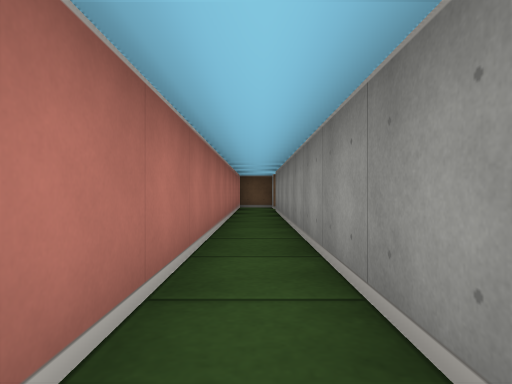
View 1 (above)

16 first-person views from a walk through a cub3D maze. The camera is about half as high as the walls, looks level and sees 75° across. The floor is counted in squares. Each view is taken from the middle of a square. On the plan, view 1 faces up. The plan holds only what a view shows up to about 9 squares ahead; the rest is blank.

View 2
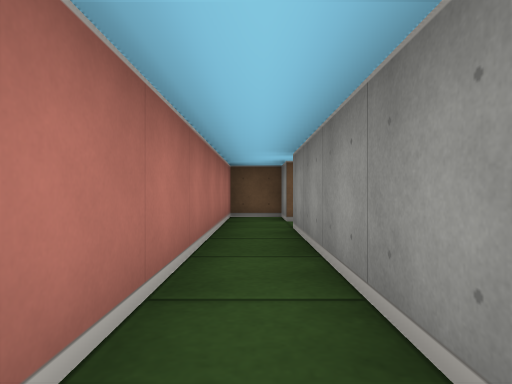

View 3
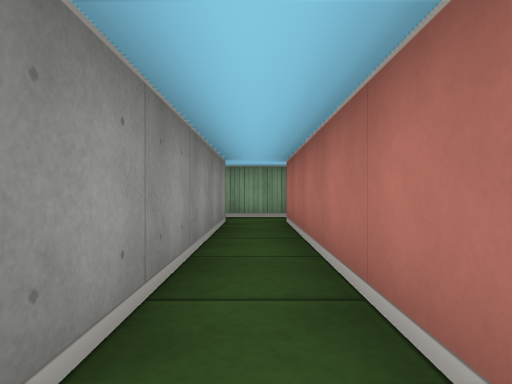

View 4
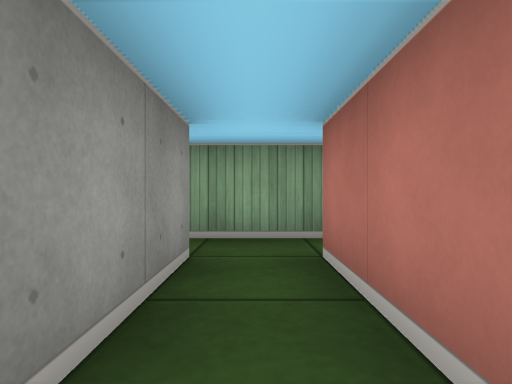

View 5
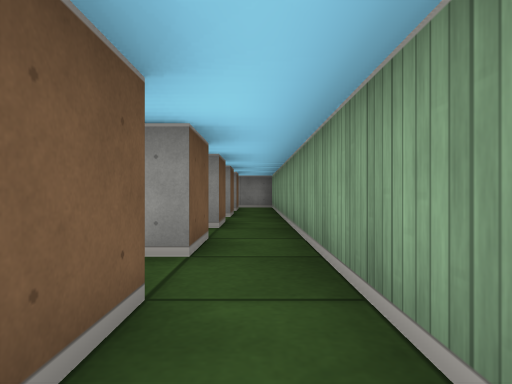

View 6
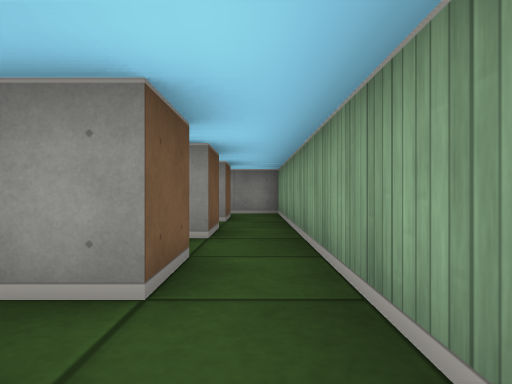

View 7
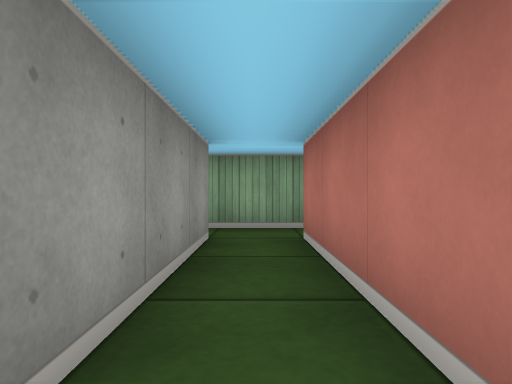

View 8
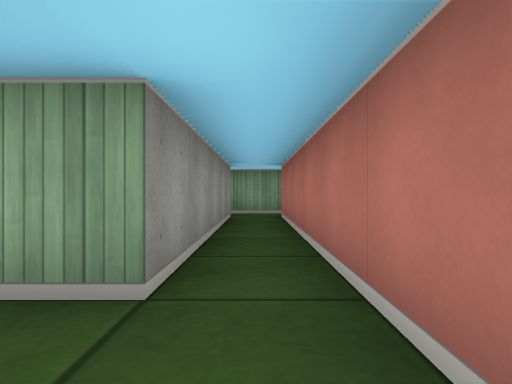

View 9
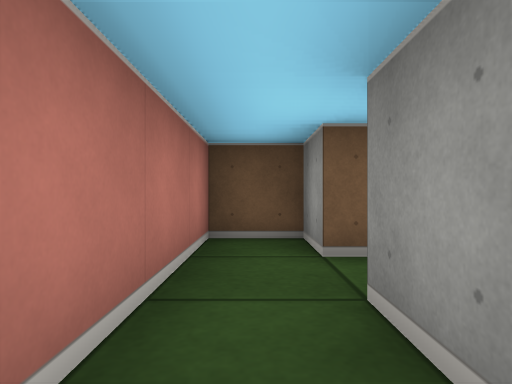

View 10
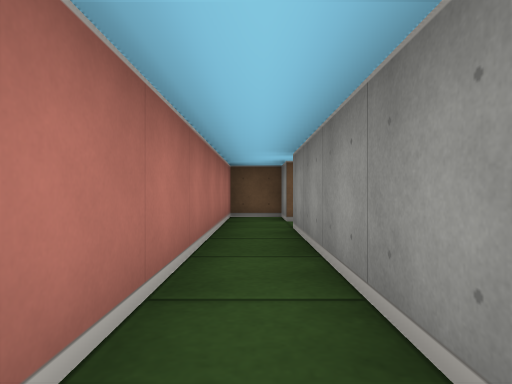

View 11
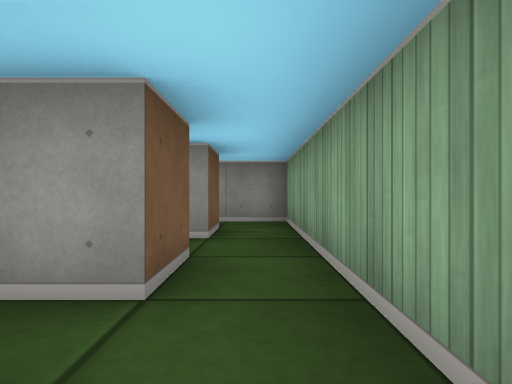

View 12
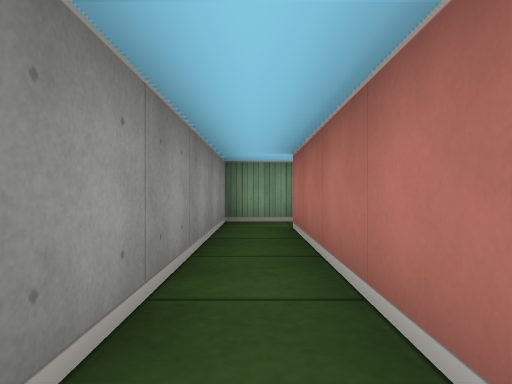

View 13
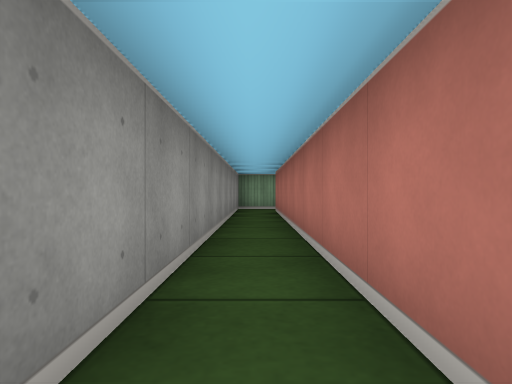

View 14
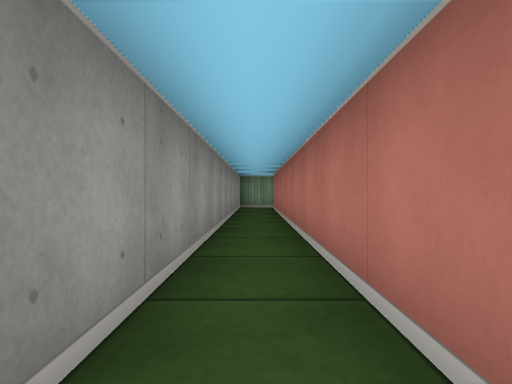

View 15
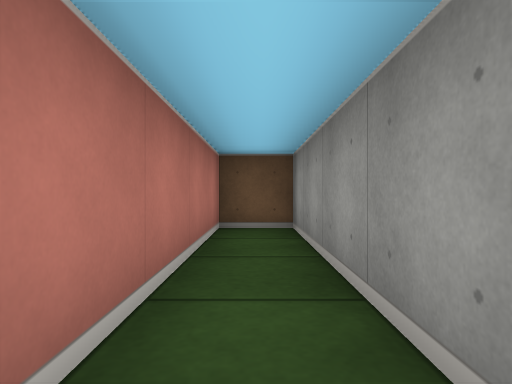

View 16
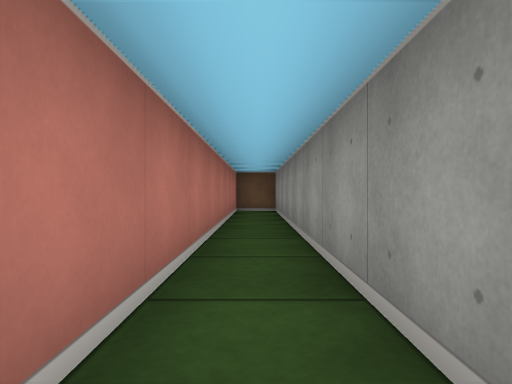

### Floor plan
Ten units are one square. View 1 is at (0, 0); x grows to the right and y downward. Boxes are objects, and circles mark ways between rooms. Rooms are numbered by the first view taken in them; rooms with no view inside come last. Other rooms are left out.
<svg viewBox="-25 -110 115 150">
<path fill="none" stroke="#000" d="M15 25 5 25 5 -85M-4 35 16 35M5 -95 5 -105 -5 -105 -5 25M-5 25 -14 25M-14 35 -4 35M55 25 45 25 45 -25 52 -25M36 35 55 35M45 -35 45 -45 35 -45 35 25M35 25 25 25 25 18M16 35 36 35M75 35 85 35 85 -75 75 -75 75 25"/>
<circle cx="-10" cy="30" r="3" fill="#2a7"/>
<circle cx="10" cy="30" r="3" fill="#2a7"/>
<circle cx="30" cy="30" r="3" fill="#2a7"/>
<text x="0" y="-30">1</text>
<text x="-20" y="-50">2</text>
<text x="40" y="0">3</text>
<text x="20" y="-20">4</text>
<text x="80" y="-20">5</text>
</svg>
Room 1 opens to room 2. Room 1 opens to room 4. Room 3 opens to room 4.

Where each view was taken, in squares from view 1:
view 1: 0 up, 0 right, facing up
view 2: 4 up, 0 right, facing up
view 3: 3 up, 0 right, facing down
view 4: 0 up, 0 right, facing down
view 5: 3 down, 2 left, facing right
view 6: 3 down, 1 right, facing right
view 7: 1 up, 4 right, facing down
view 8: 4 up, 4 right, facing down
view 9: 1 up, 4 right, facing up
view 10: 2 down, 4 right, facing up
view 11: 3 down, 3 right, facing right
view 12: 2 up, 8 right, facing down
view 13: 6 up, 8 right, facing down
view 14: 7 up, 8 right, facing down
view 15: 3 up, 8 right, facing up
view 16: 1 down, 8 right, facing up
